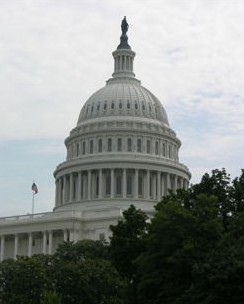
#> input picture Applying_Kernels/blur.jpeg, 244 x 304 px
$ python blur.py
#> lines starting #> are read from the running program, lines starting #| are printed output that depends on the picture
import numpy as np
from PIL import Image , ImageDraw
img=Image.open('blur.jpeg')
#> img is the input picture: PIL image 244x304 RGB; mean R, G, B 137.4, 141.7, 138.6
#img=Image.open('blur.jpeg')
input_pixels=img.load()
print(img.size)
#| (244, 304)
#height,width,num_channels=img.shape
box_kernel=[[0.3,0,0.3],
            [1/5,0,1/5],
            [0.3,0.1,0.3]]

kernel=box_kernel
offset=len(kernel)//2
output_img=Image.new("RGB",img.size)
#> output_img: PIL image 244x304 RGB; every value is 0
draw=ImageDraw.Draw(output_img)
for x in range(offset,img.width-offset):
    for y in range(offset,img.height-offset):
        acc=[0,0,0]
        for i in range(len(kernel)):
            for j in range(len(kernel)):
                xn = x+i-offset
                yn = y+j-offset
                pixel = input_pixels[xn,yn]
                acc[0] += pixel[0]*kernel[i][j]
                acc[1] += pixel[1]*kernel[i][j]
                acc[2] += pixel[2]*kernel[i][j]

        draw.point((x,y),(int(acc[0]),int(acc[1]),int(acc[2])))
#output_img.save("outputblurimage.jpeg")
img.show()
output_img.show()
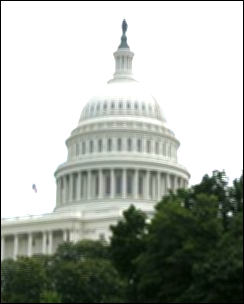
#> shown: PIL image 244x304 RGB; mean R, G, B 171.9, 176.7, 169.4
